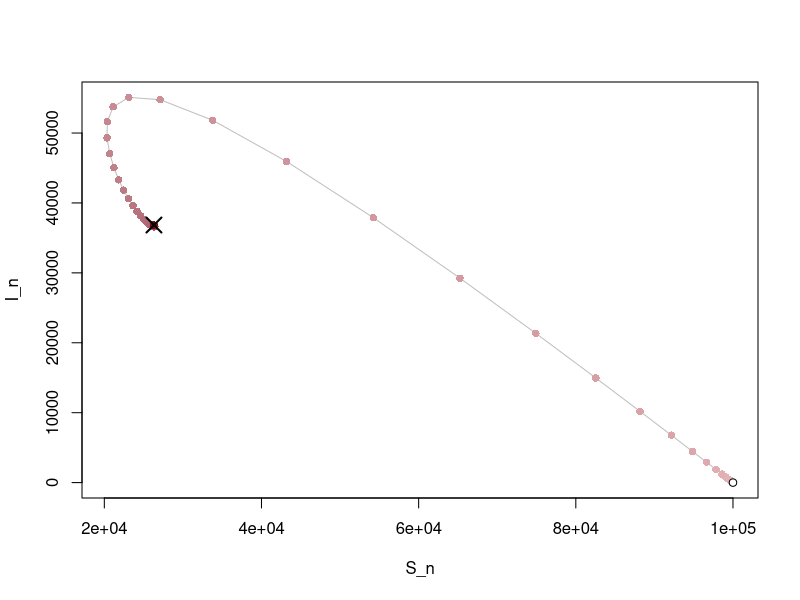

Write R code to recreate this figure.
# Fig. 2.16: Scenario B of the SIR model in the phase plane (book, Section 2.4, Eq. 2.21)
# states (S_n, I_n), light: early, dark: late; cross: steady state x_b* = (N/R_0, alpha (N - S*)/(gamma + alpha))
# (c) 2026 Philipp Kügler · Program for the book "Dynamical Systems in the Life Sciences" · MIT License (see LICENSE)
N <- 100000; alpha <- 0.1; gamma <- 0.1
beta <- 7.6e-6
M <- 80
S <- numeric(M + 1); I <- numeric(M + 1)
S[1] <- 99999; I[1] <- 1
for (k in 1:M) {
  S[k + 1] <- S[k] - beta * S[k] * I[k] + alpha * (N - S[k])
  I[k + 1] <- I[k] + beta * S[k] * I[k] - (gamma + alpha) * I[k]
}
R0 <- beta * N / (gamma + alpha)
Ss <- N / R0; Is <- alpha * (N - Ss) / (gamma + alpha)
cat(sprintf("R_0 = %.1f,  steady state x_b*: S* = %.0f, I* = %.0f\n", R0, Ss, Is))
cat(sprintf("(S_80, I_80) = (%.0f, %.0f)\n", S[M + 1], I[M + 1]))

hell_dunkel <- colorRampPalette(c(rgb(1, 0.85, 0.85), rgb(0.43, 0.04, 0.12)))(M + 1)   # light: early, dark: late
plot(S, I, type = "l", col = "grey75", xlab = "S_n", ylab = "I_n")
points(S, I, pch = 16, col = hell_dunkel)
points(Ss, Is, pch = 4, cex = 2, lwd = 2)
points(N, 0, pch = 21, bg = "white")     # x_a* = (N, 0): disease-free
